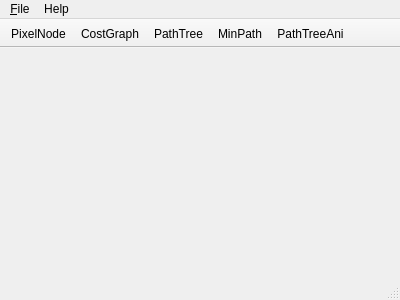
<?xml version="1.0" encoding="UTF-8"?>
<ui version="4.0">
 <class>MainWindow</class>
 <widget class="QMainWindow" name="MainWindow">
  <property name="geometry">
   <rect>
    <x>0</x>
    <y>0</y>
    <width>400</width>
    <height>300</height>
   </rect>
  </property>
  <property name="windowTitle">
   <string>MainWindow</string>
  </property>
  <widget class="QWidget" name="centralWidget"/>
  <widget class="QMenuBar" name="menuBar">
   <property name="geometry">
    <rect>
     <x>0</x>
     <y>0</y>
     <width>400</width>
     <height>19</height>
    </rect>
   </property>
   <widget class="QMenu" name="menuFile">
    <property name="title">
     <string>&amp;File</string>
    </property>
    <addaction name="actionOpen"/>
    <addaction name="actionSave"/>
    <addaction name="separator"/>
    <addaction name="actionExit"/>
   </widget>
   <widget class="QMenu" name="menuAbout">
    <property name="title">
     <string>Help</string>
    </property>
    <addaction name="actionAbout"/>
    <addaction name="actionAbout_2"/>
   </widget>
   <addaction name="menuFile"/>
   <addaction name="menuAbout"/>
  </widget>
  <widget class="QToolBar" name="mainToolBar">
   <property name="movable">
    <bool>false</bool>
   </property>
   <attribute name="toolBarArea">
    <enum>TopToolBarArea</enum>
   </attribute>
   <attribute name="toolBarBreak">
    <bool>false</bool>
   </attribute>
   <addaction name="actionPixelNode"/>
   <addaction name="actionCostGraph"/>
   <addaction name="actionPathTree"/>
   <addaction name="actionMinPath"/>
   <addaction name="actionPathTreeAni"/>
  </widget>
  <widget class="QStatusBar" name="statusBar"/>
  <action name="actionOpen">
   <property name="icon">
    <iconset resource="icon.qrc">
     <normaloff>:/icons/icons/document-new.png</normaloff>:/icons/icons/document-new.png</iconset>
   </property>
   <property name="text">
    <string>&amp;Open</string>
   </property>
   <property name="shortcut">
    <string>Ctrl+O</string>
   </property>
  </action>
  <action name="actionExit">
   <property name="icon">
    <iconset resource="icon.qrc">
     <normaloff>:/icons/icons/system-shutdown-panel.png</normaloff>:/icons/icons/system-shutdown-panel.png</iconset>
   </property>
   <property name="text">
    <string>E&amp;xit</string>
   </property>
   <property name="shortcut">
    <string>Ctrl+Q</string>
   </property>
  </action>
  <action name="actionPixelNode">
   <property name="icon">
    <iconset resource="icon.qrc">
     <normaloff>:/icons/icons/edit-find.png</normaloff>:/icons/icons/edit-find.png</iconset>
   </property>
   <property name="text">
    <string>PixelNode</string>
   </property>
   <property name="toolTip">
    <string>Show Pixel Node</string>
   </property>
  </action>
  <action name="actionCostGraph">
   <property name="icon">
    <iconset resource="icon.qrc">
     <normaloff>:/icons/icons/gnome-sudoku.png</normaloff>:/icons/icons/gnome-sudoku.png</iconset>
   </property>
   <property name="text">
    <string>CostGraph</string>
   </property>
   <property name="toolTip">
    <string>Show Cost Graph</string>
   </property>
  </action>
  <action name="actionPathTree">
   <property name="icon">
    <iconset resource="icon.qrc">
     <normaloff>:/icons/icons/dead-tree-20.png</normaloff>:/icons/icons/dead-tree-20.png</iconset>
   </property>
   <property name="text">
    <string>PathTree</string>
   </property>
   <property name="toolTip">
    <string>Show Path Tree</string>
   </property>
  </action>
  <action name="actionMinPath">
   <property name="checkable">
    <bool>true</bool>
   </property>
   <property name="icon">
    <iconset resource="icon.qrc">
     <normaloff>:/icons/icons/format-text-direction-ltr.png</normaloff>:/icons/icons/format-text-direction-ltr.png</iconset>
   </property>
   <property name="text">
    <string>MinPath</string>
   </property>
   <property name="toolTip">
    <string>Show Minimum Path</string>
   </property>
  </action>
  <action name="actionPathTreeAni">
   <property name="checkable">
    <bool>true</bool>
   </property>
   <property name="enabled">
    <bool>true</bool>
   </property>
   <property name="icon">
    <iconset resource="icon.qrc">
     <normaloff>:/icons/icons/small_tree.gif</normaloff>:/icons/icons/small_tree.gif</iconset>
   </property>
   <property name="text">
    <string>PathTreeAni</string>
   </property>
   <property name="toolTip">
    <string>Path Tree Generating Animation</string>
   </property>
  </action>
  <action name="actionSave">
   <property name="icon">
    <iconset resource="icon.qrc">
     <normaloff>:/icons/icons/document-save.png</normaloff>:/icons/icons/document-save.png</iconset>
   </property>
   <property name="text">
    <string>&amp;Save</string>
   </property>
   <property name="shortcut">
    <string>Ctrl+S</string>
   </property>
  </action>
  <action name="actionAbout">
   <property name="text">
    <string>Usage</string>
   </property>
   <property name="toolTip">
    <string>Usage</string>
   </property>
  </action>
  <action name="actionAbout_2">
   <property name="text">
    <string>About</string>
   </property>
  </action>
 </widget>
 <layoutdefault spacing="6" margin="11"/>
 <resources>
  <include location="icon.qrc"/>
 </resources>
 <connections/>
</ui>
